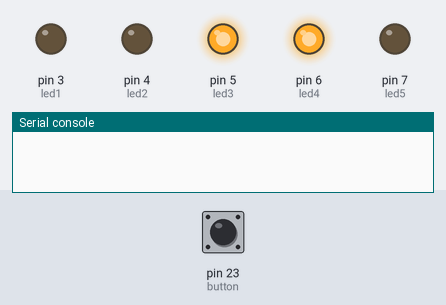
Bench run of a program on a simulated MicroPython board. On the bench: output pins drawn as LEDs (lit = HIGH), the last lines printed to the serial console. The test bench sets the inputs (shaded band); at power-on: pin 23 (button) HIGH.

Above: at 1.2 s.
1.3 s: pin 23 (button) pulled LOW for 0.15 s
At 2.5 s:
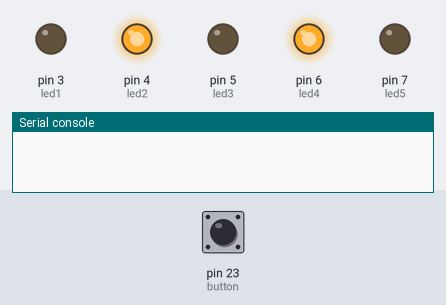
At 4.4 s:
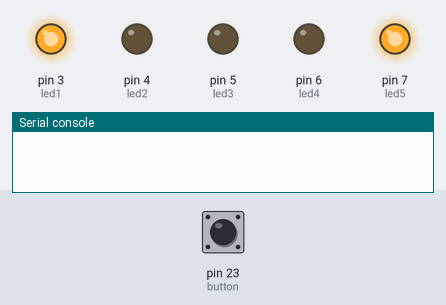
Timing chart, 0 to 13.4 s (numbered marks = the images above; inputs shaded):
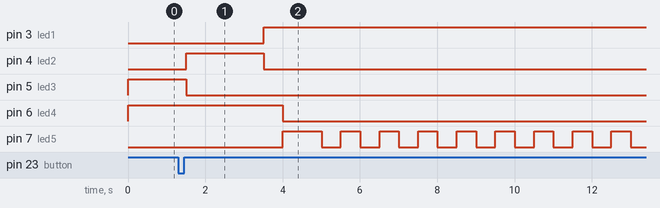

Measured:
- after the input at 1.3 s, pin 3 (led1): LOW → HIGH after 2.2 s; pin 4 (led2): LOW → HIGH after 0.21 s, → LOW 2.0 s later; pin 5 (led3): HIGH → LOW after 0.21 s; pin 6 (led4): HIGH → LOW after 2.7 s; pin 7 (led5): LOW → HIGH after 2.7 s, then repeats every 1.0 s: LOW 0.50 s, HIGH 0.50 s

The program:

ped_part1_wipy.py
```python
# MicroPython for the IOT - Chapter 9
#
# Project 2: A MicroPython Pedestrian Crosswalk Simulator
#            Part 1 - controlling LEDs and button as input
#
# Required Components:
# - WiPy
# - (2) Red LEDs
# - (2) Yellow LEDs
# - (1) Green LED
# - (5) 220 Ohm resistors
# - (1) breadboard friendly momentary button
#
# Note: this only runs on the WiPy.
#
# Imports for the project
from machine import Pin
import utime

# Setup the button and LEDs
button = Pin('P23', Pin.IN, Pin.PULL_UP)
led1 = Pin('P3', Pin.OUT)
led2 = Pin('P4', Pin.OUT)
led3 = Pin('P5', Pin.OUT)
led4 = Pin('P6', Pin.OUT)
led5 = Pin('P7', Pin.OUT)

# Setup lists for the LEDs
stoplight = [led1, led2, led3]
walklight = [led4, led5]

# Turn off the LEDs
for led in stoplight:
    led.value(0)
for led in walklight:
    led.value(0)

# Start with green stoplight and red walklight
stoplight[2].value(1)
walklight[0].value(1)

# We need a method to cycle the stoplight and walklight
#
# We toggle from green to yellow for 2 seconds
# then red for 20 seconds.
def cycle_lights():
    # Go yellow.
    stoplight[2].value(0)
    stoplight[1].value(1)
    # Wait 2 seconds
    utime.sleep(2)
    # Go red and turn on walk light
    stoplight[1].value(0)
    stoplight[0].value(1)
    utime.sleep_ms(500)  # Give the pedestrian a chance to see it
    walklight[0].value(0)
    walklight[1].value(1)
    # After 10 seconds, start blinking the walk light
    utime.sleep(1)
    for i in range(0,10):
        walklight[1].value(0)
        utime.sleep_ms(500)
        walklight[1].value(1)
        utime.sleep_ms(500)

    # Stop=green, walk=red
    walklight[1].value(0)
    walklight[0].value(1)
    utime.sleep_ms(500)  # Give the pedestrian a chance to see it
    stoplight[0].value(0)
    stoplight[2].value(1)

# Create callback for the button
def button_pressed(line):
    cur_value = button.value()
    active = 0
    while (active < 50):
        if button.value() != cur_value:
            active += 1
        else:
            active = 0
        utime.sleep_ms(1)
        print("")
    if active:
        cycle_lights()
    else:
        print("False press")

# Create an interrupt for the button
button.callback(Pin.IRQ_FALLING, button_pressed)
```
